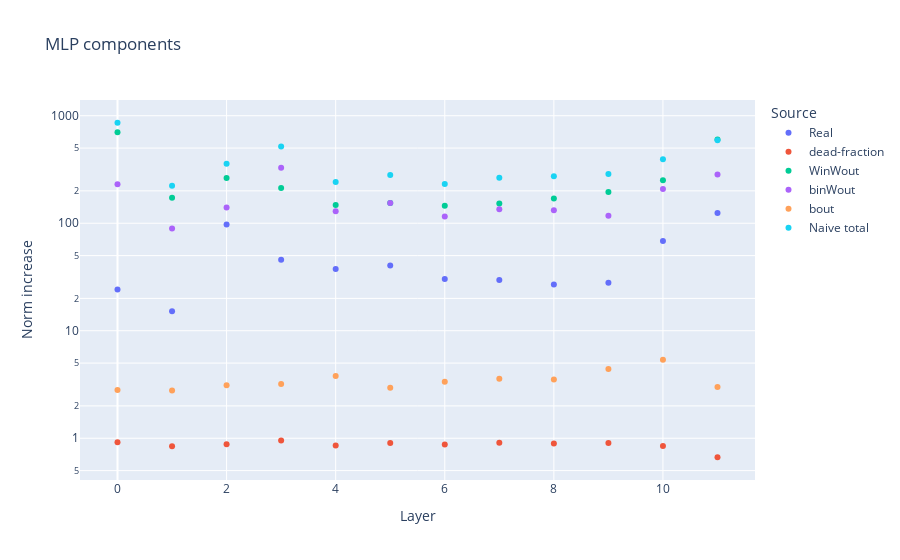

The notebook cell this image was saved under:
### Markdown cell above
#### Compare to matrices

Calculate the following terms:
* Norm of W_in * W_out
* Norm of b_in * W_out
* Norm of b_out
* Naive total by summing the three terms, and multiplying the former two with the ReLU dead-rate. This may be inaccurate as the ReLU dead-rate and hidden values are correlated, but what this correlation means to the output is non-trivial to me

### Code cell
from fancy_einsum import einsum

print("Model name:", model_name)

# Code from above
df_MLP_scale = pd.DataFrame(columns=["Layer", "Norm increase", "Source"])
ReLU_zero_rates = {}

for layer in range(model.cfg.n_layers):
    random_embed = torch.randn(1000, 1, model.cfg.d_model).to(device)
    random_embed /= random_embed.norm(dim=-1, keepdim=True)
    mlp_out = model.blocks[layer].mlp(random_embed)
    norm_increase = mlp_out[:, 0, :].norm(dim=-1)
    mean_norm_increase = norm_increase.mean(dim=0)
    df_MLP_scale = pd.concat(
        [
            df_MLP_scale,
            pd.DataFrame(
                [[layer, mean_norm_increase.item(), "Real"]],
                columns=["Layer", "Norm increase", "Source"],
            ),
        ],
        ignore_index=True,
    )
    hidden = (
        einsum(
            "batch pos embed, embed hidden -> batch pos hidden",
            random_embed,
            model.blocks[layer].mlp.W_in,
        )
        + model.blocks[layer].mlp.b_in
    )
    ReLU_zero_rate = (hidden[:, 0, :] < 0).float().mean()
    ReLU_zero_rates[layer] = ReLU_zero_rate
    df_MLP_scale = pd.concat(
        [
            df_MLP_scale,
            pd.DataFrame(
                [[layer, ReLU_zero_rate.item(), "dead-fraction"]],
                columns=["Layer", "Norm increase", "Source"],
            ),
        ],
        ignore_index=True,
    )


# Matrix based calculation
for layer in range(model.cfg.n_layers):
    ReLU_zero_rate = ReLU_zero_rates[layer]
    Winout = einsum(
        "d_model_in d_mlp, d_mlp d_model_out -> d_model_in d_model_out",
        model.blocks[layer].mlp.W_in,
        model.blocks[layer].mlp.W_out,
    )
    Winout_mean_norm_increase = Winout.norm(dim=(-2, -1))
    bin_mean_norm_increase = einsum(
        "d_mlp, d_mlp d_model -> d_model",
        model.blocks[layer].mlp.b_in,
        model.blocks[layer].mlp.W_out,
    ).norm(dim=-1)
    bout_mean_norm_increase = model.blocks[layer].mlp.b_out.norm(dim=-1)
    df_MLP_scale = pd.concat(
        [
            df_MLP_scale,
            pd.DataFrame(
                [[layer, Winout_mean_norm_increase.item(), "WinWout"]],
                columns=["Layer", "Norm increase", "Source"],
            ),
        ],
        ignore_index=True,
    )
    df_MLP_scale = pd.concat(
        [
            df_MLP_scale,
            pd.DataFrame(
                [[layer, bin_mean_norm_increase.item(), "binWout"]],
                columns=["Layer", "Norm increase", "Source"],
            ),
        ],
        ignore_index=True,
    )
    df_MLP_scale = pd.concat(
        [
            df_MLP_scale,
            pd.DataFrame(
                [[layer, bout_mean_norm_increase.item(), "bout"]],
                columns=["Layer", "Norm increase", "Source"],
            ),
        ],
        ignore_index=True,
    )
    df_MLP_scale = pd.concat(
        [
            df_MLP_scale,
            pd.DataFrame(
                [
                    [
                        layer,
                        (
                            ReLU_zero_rate
                            * (Winout_mean_norm_increase + bin_mean_norm_increase)
                            + bout_mean_norm_increase
                        ).item(),
                        "Naive total",
                    ]
                ],
                columns=["Layer", "Norm increase", "Source"],
            ),
        ],
        ignore_index=True,
    )

# Scatter Layer scale, log scale
fig = px.scatter(
    df_MLP_scale,
    x="Layer",
    y="Norm increase",
    color="Source",
    log_y=True,
    title="MLP components",
)
fig.show()

### Figure 1 — Plotly figure (JSON) as saved in the notebook; plotly's stock layout.template omitted (floating-point values rounded to 4 significant figures)
{"data": [{"hovertemplate": "Source=Real<br>Layer=%{x}<br>Norm increase=%{y}<extra></extra>", "legendgroup": "Real", "marker": {"color": "#636efa", "symbol": "circle"}, "mode": "markers", "name": "Real", "orientation": "v", "showlegend": true, "type": "scatter", "x": [0, 1, 2, 3, 4, 5, 6, 7, 8, 9, 10, 11], "xaxis": "x", "y": [24.14, 15.19, 97.35, 45.82, 37.54, 40.35, 30.22, 29.6, 26.96, 27.91, 68.4, 124.8], "yaxis": "y"}, {"hovertemplate": "Source=dead-fraction<br>Layer=%{x}<br>Norm increase=%{y}<extra></extra>", "legendgroup": "dead-fraction", "marker": {"color": "#EF553B", "symbol": "circle"}, "mode": "markers", "name": "dead-fraction", "orientation": "v", "showlegend": true, "type": "scatter", "x": [0, 1, 2, 3, 4, 5, 6, 7, 8, 9, 10, 11], "xaxis": "x", "y": [0.92, 0.8407, 0.8809, 0.9532, 0.858, 0.9019, 0.8727, 0.907, 0.8948, 0.9034, 0.8465, 0.6656], "yaxis": "y"}, {"hovertemplate": "Source=WinWout<br>Layer=%{x}<br>Norm increase=%{y}<extra></extra>", "legendgroup": "WinWout", "marker": {"color": "#00cc96", "symbol": "circle"}, "mode": "markers", "name": "WinWout", "orientation": "v", "showlegend": true, "type": "scatter", "x": [0, 1, 2, 3, 4, 5, 6, 7, 8, 9, 10, 11], "xaxis": "x", "y": [701.8, 172.9, 262.8, 212.7, 147.5, 154.0, 145.7, 152.4, 169.9, 195.5, 251.3, 601.3], "yaxis": "y"}, {"hovertemplate": "Source=binWout<br>Layer=%{x}<br>Norm increase=%{y}<extra></extra>", "legendgroup": "binWout", "marker": {"color": "#ab63fa", "symbol": "circle"}, "mode": "markers", "name": "binWout", "orientation": "v", "showlegend": true, "type": "scatter", "x": [0, 1, 2, 3, 4, 5, 6, 7, 8, 9, 10, 11], "xaxis": "x", "y": [230.4, 89.39, 140.2, 328.1, 129.4, 154.2, 115.4, 135.1, 132.2, 117.4, 208.6, 283.7], "yaxis": "y"}, {"hovertemplate": "Source=bout<br>Layer=%{x}<br>Norm increase=%{y}<extra></extra>", "legendgroup": "bout", "marker": {"color": "#FFA15A", "symbol": "circle"}, "mode": "markers", "name": "bout", "orientation": "v", "showlegend": true, "type": "scatter", "x": [0, 1, 2, 3, 4, 5, 6, 7, 8, 9, 10, 11], "xaxis": "x", "y": [2.817, 2.781, 3.114, 3.188, 3.79, 2.948, 3.353, 3.567, 3.527, 4.409, 5.374, 2.998], "yaxis": "y"}, {"hovertemplate": "Source=Naive total<br>Layer=%{x}<br>Norm increase=%{y}<extra></extra>", "legendgroup": "Naive total", "marker": {"color": "#19d3f3", "symbol": "circle"}, "mode": "markers", "name": "Naive total", "orientation": "v", "showlegend": true, "type": "scatter", "x": [0, 1, 2, 3, 4, 5, 6, 7, 8, 9, 10, 11], "xaxis": "x", "y": [860.4, 223.3, 358.1, 518.7, 241.4, 281.0, 231.2, 264.3, 273.8, 287.2, 394.6, 592.1], "yaxis": "y"}], "layout": {"legend": {"title": {"text": "Source"}, "tracegroupgap": 0}, "title": {"text": "MLP components"}, "xaxis": {"anchor": "y", "domain": [0, 1], "title": {"text": "Layer"}}, "yaxis": {"anchor": "x", "domain": [0, 1], "title": {"text": "Norm increase"}, "type": "log"}}}
